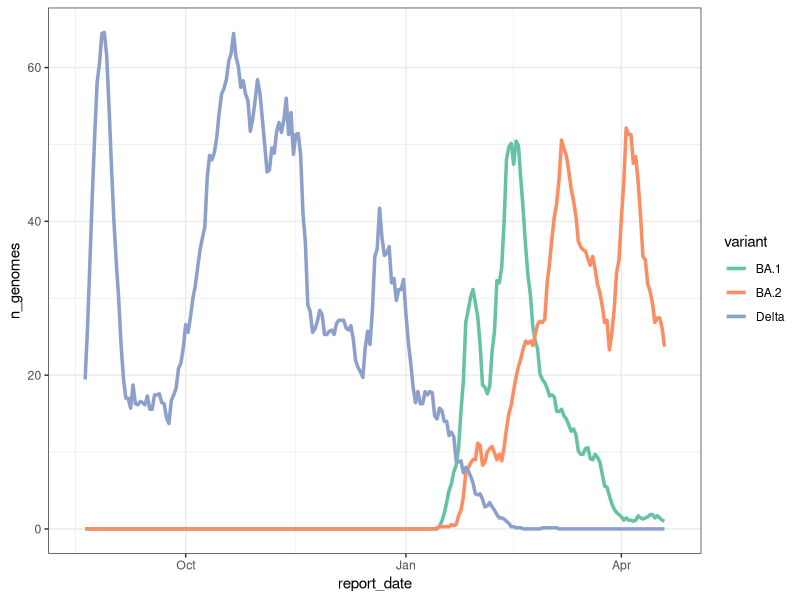

The R source for this figure:
## ---- chunk 1
knitr::opts_chunk$set(
  fig.path = "images/"
)
## ---- chunk 2
library(lubridate)
library(tidyr)
library(ggplot2)

voc <- read.csv("data/variant_counts.csv")
voc$report_date <- ymd(voc$report_date)
tidy_voc <- pivot_longer(voc, !report_date, names_to = "variant", values_to = "n_genomes")
ggplot(tidy_voc, aes(report_date, n_genomes, colour=variant)) + 
    geom_line(size=1.2) +
    theme_bw() + 
    scale_colour_brewer(palette = "Set2")
